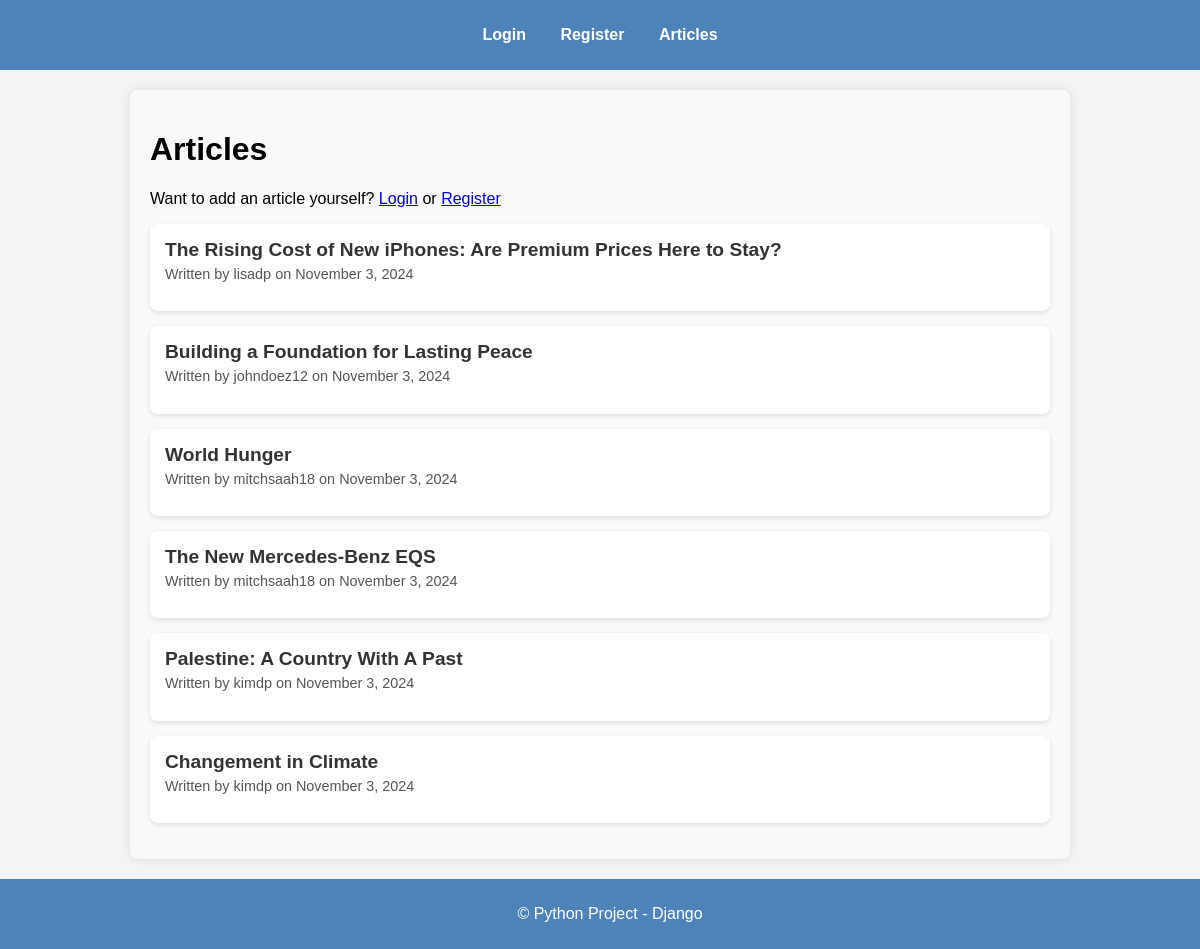
/articles/, run on an earlier commit of the app's database.
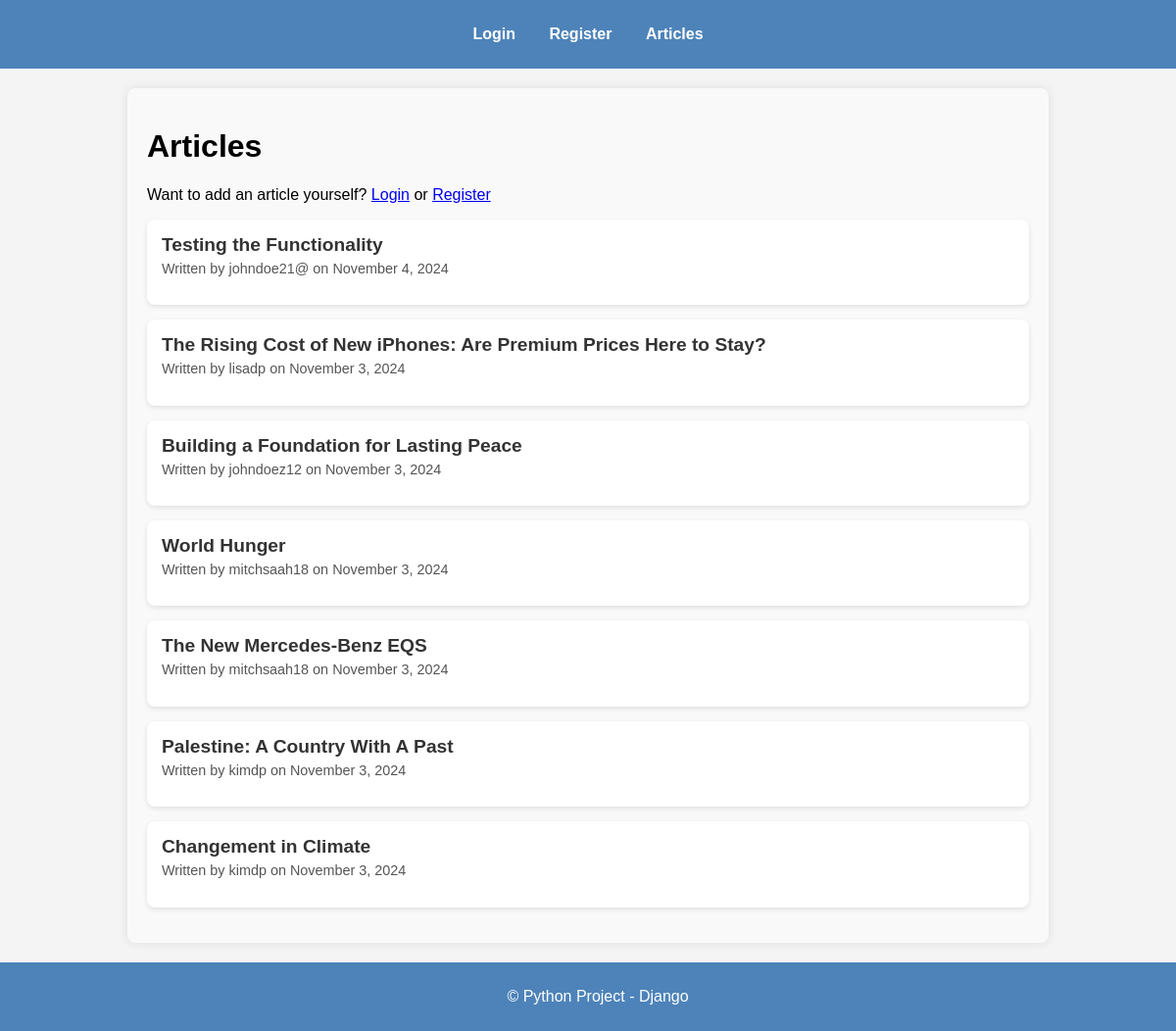
And on a later commit of the database.
### my_app/models.py (models this page shows, shortened)
class Article(models.Model):
    title = models.CharField(max_length=200)
    content = models.TextField()
    author = models.ForeignKey(User, on_delete=models.CASCADE)
    created_at = models.DateTimeField(auto_now_add=True)

### my_app/views.py (the view)
# urls.py: path('articles/', views.ArticleListView.as_view(), name='article_list'),
class ArticleListView(ListView):
    model = Article
    template_name = 'articles/article_list.html'  #
    context_object_name = 'articles'
    ordering = ['-created_at']

### my_app/templates/articles/article_list.html (shortened to what this page needs)
{% extends "base.html" %}
{% block content %}
    <div class="article-list-container">
        <h1>Articles</h1>
            {% if user.is_authenticated %}
                <a href="{% url 'add_article' %}">Add New Article</a>
            {% else %}
                <p>Want to add an article yourself? <a href="{% url 'login' %}">Login</a> or <a href="{% url 'register' %}">Register</a></p>
            {% endif %}
        <ul class="article-list">
            {% for article in articles %}
                <li class="article-card">
                    <a href="{% url 'article_detail' article.pk %}" class="article-link">{{ article.title }}</a>
                    <p>Written by {{ article.author.username }} on {{ article.created_at|date:"F j, Y" }}</p>
                </li>
            {% endfor %}
        </ul>
    </div>
{% endblock %}

What changed in the data, as far as the page shows it:
added Article: title "Testing the Functionality", author.username "johndoe21@", created_at "November 4, 2024"
